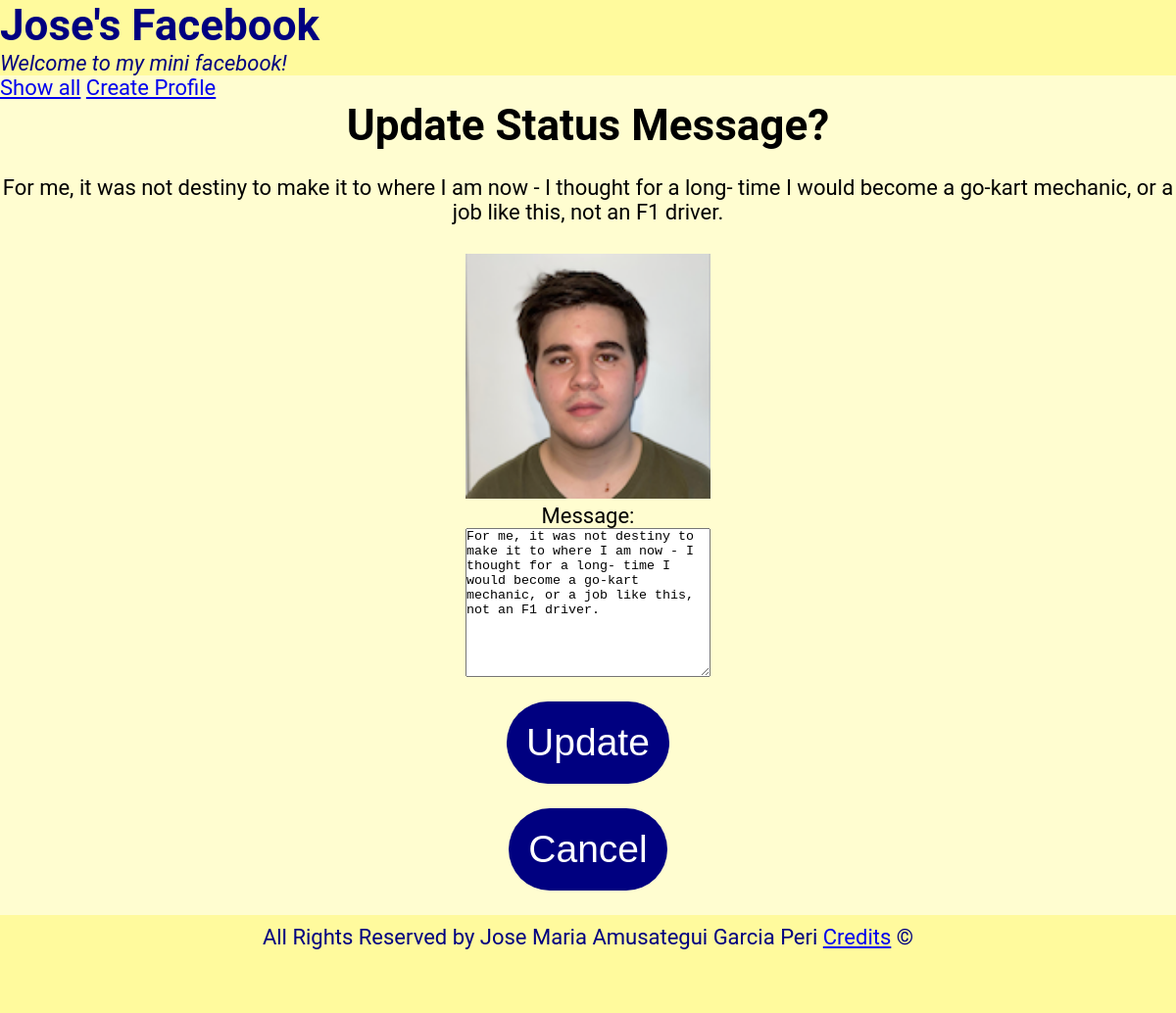
The app's page /mini_fb/status/26/update with its own data.
### mini_fb/models.py (models this page shows, shortened)
class StatusMessage(models.Model):
    profile = models.ForeignKey("Profile", on_delete=models.CASCADE)
    message = models.TextField(blank=False)
    created_at = models.DateTimeField(auto_now=True)
    def get_images(self):
        images = Image.objects.filter(status_message=self)
        return images

class Image(models.Model):
    image_file = models.ImageField(blank=True)
    status_message = models.ForeignKey("StatusMessage", on_delete=models.CASCADE)
    timestamp = models.DateTimeField(auto_now=True)

### mini_fb/views.py (the view, shortened to what this page needs)
# urls.py: path(r'status/<int:pk>/update', UpdateStatusMessageView.as_view(), name="update_status"),
class UpdateStatusMessageView(UpdateView):
    form_class = UpdateStatusMessageForm
    template_name = 'mini_fb/update_status_form.html'
    model = StatusMessage
    context_object_name = 'status_message'

### mini_fb/forms.py
class UpdateStatusMessageForm(forms.ModelForm):
    class Meta:
        model = StatusMessage
        fields = ['message']

### mini_fb/templates/mini_fb/update_status_form.html (shortened to what this page needs)
{% extends 'mini_fb/base.html' %}
{% block content %}
<h3>Update Status Message?</h3>
<br>
<p class="status_text" >{{status_message.message}}</p>
<br>
{% if status_message.get_images %}
    {% for img in status_message.get_images %}
    <img class="status_img" src="{{img.image_file.url}}" alt="{{img.image_file.url}}" width="250">
    {% endfor %}
{% endif %}
<form method="POST">
    {{ form.as_table }}
    <br>
    <button type="submit">Update</button>
</form>
<br>
<form action="{% url 'show_profile' status_message.profile.pk %}">
    <button type="submit">Cancel</button>
</form>
<br>
{% endblock %}

### mini_fb/static/mini_fb/styles.css (style rules this page uses)
body { font-family: roboto, sans-serif; margin: 0; padding: 0; background-color: #FFFDD0; font-size: 22; }
* { margin: 0; padding: 0; }
h3 { font-size: 2em; color: #000000; text-align: center; }
form { margin: auto; text-align: center; padding: 0; display: flex; flex-direction: column; max-width: 250px; max-height: 50%; }
button { display: flex; flex-direction: column; align-items: center; margin: auto; padding: 20px; border: none; border-radius: 100px; background-color: #000080; color: white; font-size: calc(15px + 2vw); }
.status_img { margin: auto; display: flex; flex-direction: column; padding: 5px; }
.status_text { text-align: center; }

### records on screen
StatusMessage: message "For me, it was not destiny to make it to where I am now - I thought for a long- time I would become a go-kart mechanic, or a job like this, not an F1 driver."
Image: image_file (picture)
